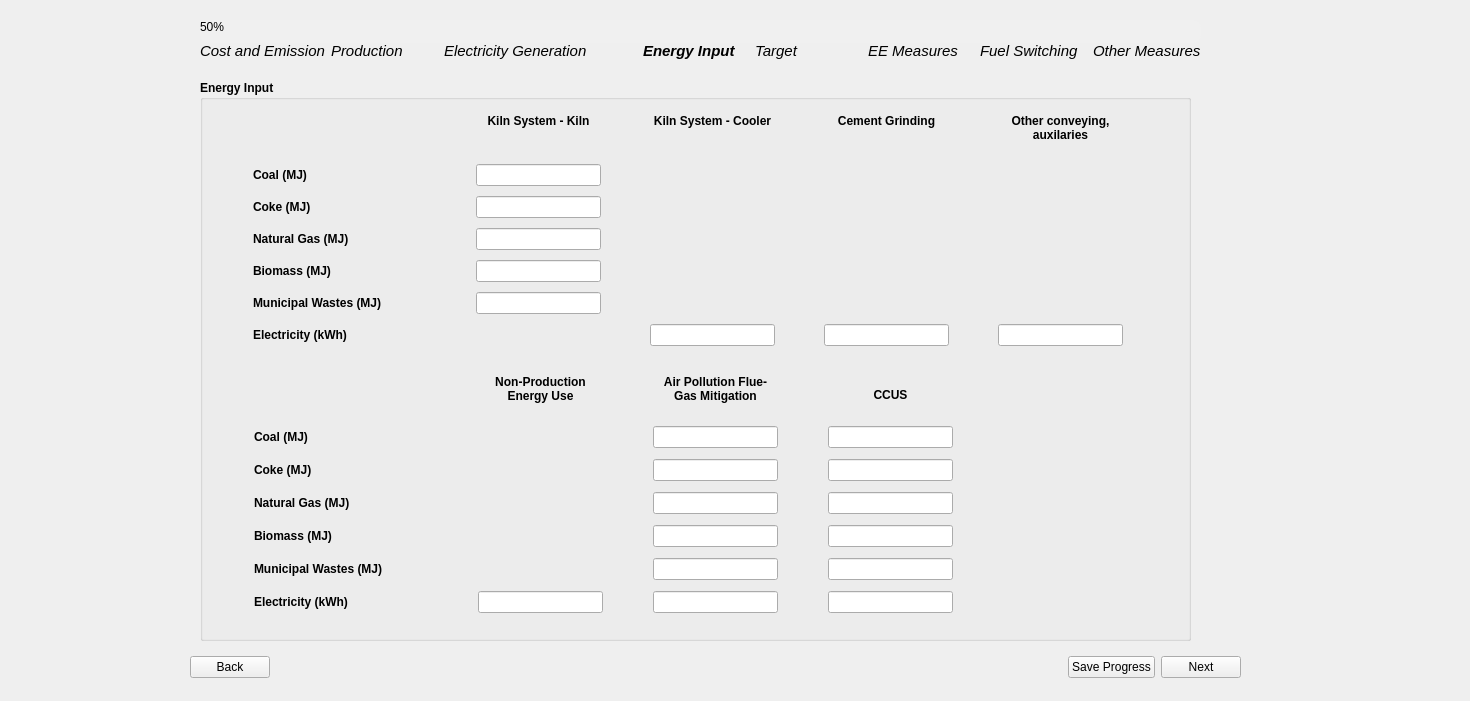
<?xml version="1.0" encoding="UTF-8"?>
<ui version="4.0">
 <class>Page6_EnergyInputDetailed_2</class>
 <widget class="QWidget" name="Page6_EnergyInputDetailed_2">
  <property name="geometry">
   <rect>
    <x>0</x>
    <y>0</y>
    <width>1470</width>
    <height>701</height>
   </rect>
  </property>
  <property name="sizePolicy">
   <sizepolicy hsizetype="Fixed" vsizetype="Fixed">
    <horstretch>0</horstretch>
    <verstretch>0</verstretch>
   </sizepolicy>
  </property>
  <property name="windowTitle">
   <string>Form</string>
  </property>
  <property name="styleSheet">
   <string notr="true"/>
  </property>
  <widget class="QWidget" name="layoutWidget">
   <property name="geometry">
    <rect>
     <x>190</x>
     <y>650</y>
     <width>1051</width>
     <height>35</height>
    </rect>
   </property>
   <layout class="QHBoxLayout" name="button_layout">
    <item>
     <widget class="QPushButton" name="backBtn">
      <property name="text">
       <string>Back</string>
      </property>
     </widget>
    </item>
    <item>
     <spacer name="horizontalSpacer">
      <property name="orientation">
       <enum>Qt::Horizontal</enum>
      </property>
      <property name="sizeHint" stdset="0">
       <size>
        <width>40</width>
        <height>20</height>
       </size>
      </property>
     </spacer>
    </item>
    <item>
     <widget class="QPushButton" name="saveBtn">
      <property name="text">
       <string>Save Progress</string>
      </property>
     </widget>
    </item>
    <item>
     <widget class="QPushButton" name="nextBtn">
      <property name="font">
       <font>
        <kerning>true</kerning>
       </font>
      </property>
      <property name="text">
       <string>Next</string>
      </property>
     </widget>
    </item>
   </layout>
  </widget>
  <widget class="QGroupBox" name="electricity_generation_group_3">
   <property name="geometry">
    <rect>
     <x>200</x>
     <y>80</y>
     <width>991</width>
     <height>561</height>
    </rect>
   </property>
   <property name="font">
    <font>
     <bold>true</bold>
    </font>
   </property>
   <property name="title">
    <string>Energy Input</string>
   </property>
   <widget class="QWidget" name="layoutWidget">
    <property name="geometry">
     <rect>
      <x>10</x>
      <y>30</y>
      <width>961</width>
      <height>241</height>
     </rect>
    </property>
    <layout class="QGridLayout" name="energy_input_gridLayout1">
     <property name="sizeConstraint">
      <enum>QLayout::SetNoConstraint</enum>
     </property>
     <item row="2" column="1">
      <widget class="QLineEdit" name="coke_kiln_kiln_page6_b">
       <property name="sizePolicy">
        <sizepolicy hsizetype="Fixed" vsizetype="Fixed">
         <horstretch>0</horstretch>
         <verstretch>0</verstretch>
        </sizepolicy>
       </property>
       <property name="text">
        <string/>
       </property>
       <property name="alignment">
        <set>Qt::AlignLeading|Qt::AlignLeft|Qt::AlignVCenter</set>
       </property>
      </widget>
     </item>
     <item row="6" column="0">
      <widget class="QLabel" name="electricity_detailed_page6_label">
       <property name="sizePolicy">
        <sizepolicy hsizetype="Expanding" vsizetype="Expanding">
         <horstretch>0</horstretch>
         <verstretch>0</verstretch>
        </sizepolicy>
       </property>
       <property name="maximumSize">
        <size>
         <width>145</width>
         <height>21</height>
        </size>
       </property>
       <property name="text">
        <string>Electricity (kWh)</string>
       </property>
      </widget>
     </item>
     <item row="0" column="4">
      <widget class="QLabel" name="grinding_label_page6">
       <property name="sizePolicy">
        <sizepolicy hsizetype="Expanding" vsizetype="Expanding">
         <horstretch>0</horstretch>
         <verstretch>0</verstretch>
        </sizepolicy>
       </property>
       <property name="minimumSize">
        <size>
         <width>125</width>
         <height>40</height>
        </size>
       </property>
       <property name="maximumSize">
        <size>
         <width>125</width>
         <height>40</height>
        </size>
       </property>
       <property name="font">
        <font>
         <bold>true</bold>
        </font>
       </property>
       <property name="text">
        <string>Other conveying, auxilaries</string>
       </property>
       <property name="alignment">
        <set>Qt::AlignHCenter|Qt::AlignTop</set>
       </property>
       <property name="wordWrap">
        <bool>true</bool>
       </property>
      </widget>
     </item>
     <item row="6" column="3">
      <widget class="QLineEdit" name="electricity_cement_grinding_page6_b">
       <property name="sizePolicy">
        <sizepolicy hsizetype="Fixed" vsizetype="Fixed">
         <horstretch>0</horstretch>
         <verstretch>0</verstretch>
        </sizepolicy>
       </property>
       <property name="text">
        <string/>
       </property>
      </widget>
     </item>
     <item row="1" column="1">
      <widget class="QLineEdit" name="coal_kiln_kiln_page6_b">
       <property name="sizePolicy">
        <sizepolicy hsizetype="Fixed" vsizetype="Fixed">
         <horstretch>0</horstretch>
         <verstretch>0</verstretch>
        </sizepolicy>
       </property>
       <property name="text">
        <string/>
       </property>
       <property name="alignment">
        <set>Qt::AlignLeading|Qt::AlignLeft|Qt::AlignVCenter</set>
       </property>
      </widget>
     </item>
     <item row="4" column="0">
      <widget class="QLabel" name="biomass_label_detailed_page6">
       <property name="sizePolicy">
        <sizepolicy hsizetype="Expanding" vsizetype="Expanding">
         <horstretch>0</horstretch>
         <verstretch>0</verstretch>
        </sizepolicy>
       </property>
       <property name="maximumSize">
        <size>
         <width>145</width>
         <height>21</height>
        </size>
       </property>
       <property name="text">
        <string>Biomass (MJ)</string>
       </property>
      </widget>
     </item>
     <item row="6" column="2">
      <widget class="QLineEdit" name="electricity_kiln_cooler_page6_b">
       <property name="sizePolicy">
        <sizepolicy hsizetype="Fixed" vsizetype="Fixed">
         <horstretch>0</horstretch>
         <verstretch>0</verstretch>
        </sizepolicy>
       </property>
       <property name="text">
        <string/>
       </property>
      </widget>
     </item>
     <item row="0" column="0">
      <widget class="QLabel" name="coal_label_detailed_page6_2">
       <property name="text">
        <string/>
       </property>
      </widget>
     </item>
     <item row="2" column="0">
      <widget class="QLabel" name="coke_label_detailed_page6">
       <property name="sizePolicy">
        <sizepolicy hsizetype="Expanding" vsizetype="Expanding">
         <horstretch>0</horstretch>
         <verstretch>0</verstretch>
        </sizepolicy>
       </property>
       <property name="minimumSize">
        <size>
         <width>174</width>
         <height>21</height>
        </size>
       </property>
       <property name="maximumSize">
        <size>
         <width>145</width>
         <height>21</height>
        </size>
       </property>
       <property name="text">
        <string>Coke (MJ)</string>
       </property>
      </widget>
     </item>
     <item row="0" column="1">
      <widget class="QLabel" name="conveying_label_page6">
       <property name="sizePolicy">
        <sizepolicy hsizetype="Expanding" vsizetype="Expanding">
         <horstretch>0</horstretch>
         <verstretch>0</verstretch>
        </sizepolicy>
       </property>
       <property name="minimumSize">
        <size>
         <width>0</width>
         <height>40</height>
        </size>
       </property>
       <property name="maximumSize">
        <size>
         <width>125</width>
         <height>40</height>
        </size>
       </property>
       <property name="font">
        <font>
         <bold>true</bold>
        </font>
       </property>
       <property name="text">
        <string>Kiln System - Kiln</string>
       </property>
       <property name="alignment">
        <set>Qt::AlignHCenter|Qt::AlignTop</set>
       </property>
       <property name="wordWrap">
        <bool>true</bool>
       </property>
      </widget>
     </item>
     <item row="3" column="1">
      <widget class="QLineEdit" name="natural_gas_kiln_kiln_page6_b">
       <property name="sizePolicy">
        <sizepolicy hsizetype="Fixed" vsizetype="Fixed">
         <horstretch>0</horstretch>
         <verstretch>0</verstretch>
        </sizepolicy>
       </property>
       <property name="text">
        <string/>
       </property>
      </widget>
     </item>
     <item row="6" column="4">
      <widget class="QLineEdit" name="electricity_other_conveying_page6_b">
       <property name="sizePolicy">
        <sizepolicy hsizetype="Fixed" vsizetype="Fixed">
         <horstretch>0</horstretch>
         <verstretch>0</verstretch>
        </sizepolicy>
       </property>
       <property name="text">
        <string/>
       </property>
      </widget>
     </item>
     <item row="1" column="0">
      <widget class="QLabel" name="coal_label_detailed_page6">
       <property name="sizePolicy">
        <sizepolicy hsizetype="Expanding" vsizetype="Expanding">
         <horstretch>0</horstretch>
         <verstretch>0</verstretch>
        </sizepolicy>
       </property>
       <property name="minimumSize">
        <size>
         <width>145</width>
         <height>21</height>
        </size>
       </property>
       <property name="maximumSize">
        <size>
         <width>145</width>
         <height>21</height>
        </size>
       </property>
       <property name="text">
        <string>Coal (MJ)</string>
       </property>
      </widget>
     </item>
     <item row="4" column="1">
      <widget class="QLineEdit" name="biomass_kiln_kiln_page6_b">
       <property name="sizePolicy">
        <sizepolicy hsizetype="Fixed" vsizetype="Fixed">
         <horstretch>0</horstretch>
         <verstretch>0</verstretch>
        </sizepolicy>
       </property>
       <property name="text">
        <string/>
       </property>
      </widget>
     </item>
     <item row="0" column="2">
      <widget class="QLabel" name="preblending_label_page6">
       <property name="sizePolicy">
        <sizepolicy hsizetype="Expanding" vsizetype="Expanding">
         <horstretch>0</horstretch>
         <verstretch>0</verstretch>
        </sizepolicy>
       </property>
       <property name="minimumSize">
        <size>
         <width>125</width>
         <height>40</height>
        </size>
       </property>
       <property name="maximumSize">
        <size>
         <width>125</width>
         <height>40</height>
        </size>
       </property>
       <property name="font">
        <font>
         <bold>true</bold>
        </font>
       </property>
       <property name="text">
        <string>Kiln System - Cooler</string>
       </property>
       <property name="alignment">
        <set>Qt::AlignHCenter|Qt::AlignTop</set>
       </property>
       <property name="wordWrap">
        <bool>true</bool>
       </property>
      </widget>
     </item>
     <item row="5" column="0">
      <widget class="QLabel" name="municipal_wastes_label_detailed_page6">
       <property name="sizePolicy">
        <sizepolicy hsizetype="Expanding" vsizetype="Expanding">
         <horstretch>0</horstretch>
         <verstretch>0</verstretch>
        </sizepolicy>
       </property>
       <property name="maximumSize">
        <size>
         <width>145</width>
         <height>21</height>
        </size>
       </property>
       <property name="text">
        <string>Municipal Wastes (MJ)</string>
       </property>
      </widget>
     </item>
     <item row="0" column="3">
      <widget class="QLabel" name="crushing_label_page6">
       <property name="sizePolicy">
        <sizepolicy hsizetype="Expanding" vsizetype="Expanding">
         <horstretch>0</horstretch>
         <verstretch>0</verstretch>
        </sizepolicy>
       </property>
       <property name="minimumSize">
        <size>
         <width>125</width>
         <height>40</height>
        </size>
       </property>
       <property name="maximumSize">
        <size>
         <width>125</width>
         <height>40</height>
        </size>
       </property>
       <property name="font">
        <font>
         <bold>true</bold>
        </font>
       </property>
       <property name="text">
        <string>Cement Grinding</string>
       </property>
       <property name="alignment">
        <set>Qt::AlignHCenter|Qt::AlignTop</set>
       </property>
       <property name="wordWrap">
        <bool>true</bool>
       </property>
      </widget>
     </item>
     <item row="3" column="0">
      <widget class="QLabel" name="natural_gas_label_detailed_page6">
       <property name="sizePolicy">
        <sizepolicy hsizetype="Expanding" vsizetype="Expanding">
         <horstretch>0</horstretch>
         <verstretch>0</verstretch>
        </sizepolicy>
       </property>
       <property name="maximumSize">
        <size>
         <width>145</width>
         <height>21</height>
        </size>
       </property>
       <property name="text">
        <string>Natural Gas (MJ)</string>
       </property>
      </widget>
     </item>
     <item row="5" column="1">
      <widget class="QLineEdit" name="msw_kiln_kiln_page6_b">
       <property name="sizePolicy">
        <sizepolicy hsizetype="Fixed" vsizetype="Fixed">
         <horstretch>0</horstretch>
         <verstretch>0</verstretch>
        </sizepolicy>
       </property>
       <property name="text">
        <string/>
       </property>
      </widget>
     </item>
    </layout>
   </widget>
   <widget class="QWidget" name="layoutWidget_2">
    <property name="geometry">
     <rect>
      <x>10</x>
      <y>290</y>
      <width>961</width>
      <height>251</height>
     </rect>
    </property>
    <layout class="QGridLayout" name="energy_input_gridLayout1_2">
     <property name="sizeConstraint">
      <enum>QLayout::SetNoConstraint</enum>
     </property>
     <item row="6" column="0">
      <widget class="QLabel" name="electricity_detailed_page6_label_2">
       <property name="sizePolicy">
        <sizepolicy hsizetype="Expanding" vsizetype="Expanding">
         <horstretch>0</horstretch>
         <verstretch>0</verstretch>
        </sizepolicy>
       </property>
       <property name="maximumSize">
        <size>
         <width>145</width>
         <height>21</height>
        </size>
       </property>
       <property name="text">
        <string>Electricity (kWh)</string>
       </property>
      </widget>
     </item>
     <item row="0" column="4">
      <widget class="QLabel" name="grinding_label_page6_2">
       <property name="sizePolicy">
        <sizepolicy hsizetype="Expanding" vsizetype="Expanding">
         <horstretch>0</horstretch>
         <verstretch>0</verstretch>
        </sizepolicy>
       </property>
       <property name="minimumSize">
        <size>
         <width>120</width>
         <height>25</height>
        </size>
       </property>
       <property name="maximumSize">
        <size>
         <width>120</width>
         <height>25</height>
        </size>
       </property>
       <property name="font">
        <font>
         <bold>true</bold>
        </font>
       </property>
       <property name="text">
        <string/>
       </property>
       <property name="alignment">
        <set>Qt::AlignCenter</set>
       </property>
       <property name="wordWrap">
        <bool>true</bool>
       </property>
      </widget>
     </item>
     <item row="6" column="3">
      <widget class="QLineEdit" name="electricity_ccus_page6_b">
       <property name="sizePolicy">
        <sizepolicy hsizetype="Fixed" vsizetype="Fixed">
         <horstretch>0</horstretch>
         <verstretch>0</verstretch>
        </sizepolicy>
       </property>
       <property name="text">
        <string/>
       </property>
      </widget>
     </item>
     <item row="4" column="3">
      <widget class="QLineEdit" name="biomass_ccus_page6_b">
       <property name="sizePolicy">
        <sizepolicy hsizetype="Fixed" vsizetype="Fixed">
         <horstretch>0</horstretch>
         <verstretch>0</verstretch>
        </sizepolicy>
       </property>
       <property name="text">
        <string/>
       </property>
      </widget>
     </item>
     <item row="5" column="3">
      <widget class="QLineEdit" name="msw_ccus_page6_b">
       <property name="sizePolicy">
        <sizepolicy hsizetype="Fixed" vsizetype="Fixed">
         <horstretch>0</horstretch>
         <verstretch>0</verstretch>
        </sizepolicy>
       </property>
       <property name="text">
        <string/>
       </property>
      </widget>
     </item>
     <item row="4" column="0">
      <widget class="QLabel" name="biomass_label_detailed_page6_2">
       <property name="sizePolicy">
        <sizepolicy hsizetype="Expanding" vsizetype="Expanding">
         <horstretch>0</horstretch>
         <verstretch>0</verstretch>
        </sizepolicy>
       </property>
       <property name="maximumSize">
        <size>
         <width>145</width>
         <height>21</height>
        </size>
       </property>
       <property name="text">
        <string>Biomass (MJ)</string>
       </property>
      </widget>
     </item>
     <item row="1" column="3">
      <widget class="QLineEdit" name="coal_ccus_page6_b">
       <property name="sizePolicy">
        <sizepolicy hsizetype="Fixed" vsizetype="Fixed">
         <horstretch>0</horstretch>
         <verstretch>0</verstretch>
        </sizepolicy>
       </property>
       <property name="text">
        <string/>
       </property>
      </widget>
     </item>
     <item row="3" column="3">
      <widget class="QLineEdit" name="natural_gas_ccus_page6_b">
       <property name="sizePolicy">
        <sizepolicy hsizetype="Fixed" vsizetype="Fixed">
         <horstretch>0</horstretch>
         <verstretch>0</verstretch>
        </sizepolicy>
       </property>
       <property name="text">
        <string/>
       </property>
      </widget>
     </item>
     <item row="6" column="2">
      <widget class="QLineEdit" name="electricity_air_pollution_page6_b">
       <property name="sizePolicy">
        <sizepolicy hsizetype="Fixed" vsizetype="Fixed">
         <horstretch>0</horstretch>
         <verstretch>0</verstretch>
        </sizepolicy>
       </property>
       <property name="text">
        <string/>
       </property>
      </widget>
     </item>
     <item row="5" column="2">
      <widget class="QLineEdit" name="msw_air_pollution_page6_b">
       <property name="sizePolicy">
        <sizepolicy hsizetype="Fixed" vsizetype="Fixed">
         <horstretch>0</horstretch>
         <verstretch>0</verstretch>
        </sizepolicy>
       </property>
       <property name="text">
        <string/>
       </property>
      </widget>
     </item>
     <item row="0" column="0">
      <widget class="QLabel" name="coal_label_detailed_page6_3">
       <property name="text">
        <string/>
       </property>
      </widget>
     </item>
     <item row="2" column="0">
      <widget class="QLabel" name="coke_label_detailed_page6_2">
       <property name="sizePolicy">
        <sizepolicy hsizetype="Expanding" vsizetype="Expanding">
         <horstretch>0</horstretch>
         <verstretch>0</verstretch>
        </sizepolicy>
       </property>
       <property name="minimumSize">
        <size>
         <width>174</width>
         <height>21</height>
        </size>
       </property>
       <property name="maximumSize">
        <size>
         <width>145</width>
         <height>21</height>
        </size>
       </property>
       <property name="text">
        <string>Coke (MJ)</string>
       </property>
      </widget>
     </item>
     <item row="0" column="1">
      <widget class="QLabel" name="conveying_label_page6_2">
       <property name="sizePolicy">
        <sizepolicy hsizetype="Expanding" vsizetype="Expanding">
         <horstretch>0</horstretch>
         <verstretch>0</verstretch>
        </sizepolicy>
       </property>
       <property name="minimumSize">
        <size>
         <width>125</width>
         <height>40</height>
        </size>
       </property>
       <property name="maximumSize">
        <size>
         <width>125</width>
         <height>40</height>
        </size>
       </property>
       <property name="font">
        <font>
         <bold>true</bold>
        </font>
       </property>
       <property name="text">
        <string>Non-Production Energy Use</string>
       </property>
       <property name="alignment">
        <set>Qt::AlignHCenter|Qt::AlignTop</set>
       </property>
       <property name="wordWrap">
        <bool>true</bool>
       </property>
      </widget>
     </item>
     <item row="3" column="2">
      <widget class="QLineEdit" name="natural_gas_air_pollution_page6_b">
       <property name="sizePolicy">
        <sizepolicy hsizetype="Fixed" vsizetype="Fixed">
         <horstretch>0</horstretch>
         <verstretch>0</verstretch>
        </sizepolicy>
       </property>
       <property name="text">
        <string/>
       </property>
      </widget>
     </item>
     <item row="1" column="2">
      <widget class="QLineEdit" name="coal_air_pollution_page6_b">
       <property name="sizePolicy">
        <sizepolicy hsizetype="Fixed" vsizetype="Fixed">
         <horstretch>0</horstretch>
         <verstretch>0</verstretch>
        </sizepolicy>
       </property>
       <property name="text">
        <string/>
       </property>
      </widget>
     </item>
     <item row="4" column="2">
      <widget class="QLineEdit" name="biomass_air_pollution_page6_b">
       <property name="sizePolicy">
        <sizepolicy hsizetype="Fixed" vsizetype="Fixed">
         <horstretch>0</horstretch>
         <verstretch>0</verstretch>
        </sizepolicy>
       </property>
       <property name="text">
        <string/>
       </property>
      </widget>
     </item>
     <item row="6" column="1">
      <widget class="QLineEdit" name="electricity_non_production_page6_b">
       <property name="sizePolicy">
        <sizepolicy hsizetype="Fixed" vsizetype="Fixed">
         <horstretch>0</horstretch>
         <verstretch>0</verstretch>
        </sizepolicy>
       </property>
       <property name="text">
        <string/>
       </property>
      </widget>
     </item>
     <item row="1" column="0">
      <widget class="QLabel" name="coal_label_detailed_page6_4">
       <property name="sizePolicy">
        <sizepolicy hsizetype="Expanding" vsizetype="Expanding">
         <horstretch>0</horstretch>
         <verstretch>0</verstretch>
        </sizepolicy>
       </property>
       <property name="minimumSize">
        <size>
         <width>145</width>
         <height>21</height>
        </size>
       </property>
       <property name="maximumSize">
        <size>
         <width>145</width>
         <height>21</height>
        </size>
       </property>
       <property name="text">
        <string>Coal (MJ)</string>
       </property>
      </widget>
     </item>
     <item row="0" column="2">
      <widget class="QLabel" name="preblending_label_page6_2">
       <property name="sizePolicy">
        <sizepolicy hsizetype="Expanding" vsizetype="Expanding">
         <horstretch>0</horstretch>
         <verstretch>0</verstretch>
        </sizepolicy>
       </property>
       <property name="minimumSize">
        <size>
         <width>125</width>
         <height>40</height>
        </size>
       </property>
       <property name="maximumSize">
        <size>
         <width>125</width>
         <height>40</height>
        </size>
       </property>
       <property name="font">
        <font>
         <bold>true</bold>
        </font>
       </property>
       <property name="text">
        <string>Air Pollution Flue-Gas Mitigation</string>
       </property>
       <property name="alignment">
        <set>Qt::AlignHCenter|Qt::AlignTop</set>
       </property>
       <property name="wordWrap">
        <bool>true</bool>
       </property>
      </widget>
     </item>
     <item row="5" column="0">
      <widget class="QLabel" name="municipal_wastes_label_detailed_page6_2">
       <property name="sizePolicy">
        <sizepolicy hsizetype="Expanding" vsizetype="Expanding">
         <horstretch>0</horstretch>
         <verstretch>0</verstretch>
        </sizepolicy>
       </property>
       <property name="maximumSize">
        <size>
         <width>145</width>
         <height>21</height>
        </size>
       </property>
       <property name="text">
        <string>Municipal Wastes (MJ)</string>
       </property>
      </widget>
     </item>
     <item row="2" column="3">
      <widget class="QLineEdit" name="coke_ccus_page6_b">
       <property name="sizePolicy">
        <sizepolicy hsizetype="Fixed" vsizetype="Fixed">
         <horstretch>0</horstretch>
         <verstretch>0</verstretch>
        </sizepolicy>
       </property>
       <property name="text">
        <string/>
       </property>
      </widget>
     </item>
     <item row="2" column="2">
      <widget class="QLineEdit" name="coke_air_pollution_page6_b">
       <property name="sizePolicy">
        <sizepolicy hsizetype="Fixed" vsizetype="Fixed">
         <horstretch>0</horstretch>
         <verstretch>0</verstretch>
        </sizepolicy>
       </property>
       <property name="text">
        <string/>
       </property>
      </widget>
     </item>
     <item row="0" column="3">
      <widget class="QLabel" name="crushing_label_page6_2">
       <property name="sizePolicy">
        <sizepolicy hsizetype="Expanding" vsizetype="Expanding">
         <horstretch>0</horstretch>
         <verstretch>0</verstretch>
        </sizepolicy>
       </property>
       <property name="minimumSize">
        <size>
         <width>125</width>
         <height>40</height>
        </size>
       </property>
       <property name="maximumSize">
        <size>
         <width>125</width>
         <height>40</height>
        </size>
       </property>
       <property name="font">
        <font>
         <bold>true</bold>
        </font>
       </property>
       <property name="text">
        <string>CCUS</string>
       </property>
       <property name="alignment">
        <set>Qt::AlignCenter</set>
       </property>
      </widget>
     </item>
     <item row="3" column="0">
      <widget class="QLabel" name="natural_gas_label_detailed_page6_2">
       <property name="sizePolicy">
        <sizepolicy hsizetype="Expanding" vsizetype="Expanding">
         <horstretch>0</horstretch>
         <verstretch>0</verstretch>
        </sizepolicy>
       </property>
       <property name="maximumSize">
        <size>
         <width>145</width>
         <height>21</height>
        </size>
       </property>
       <property name="text">
        <string>Natural Gas (MJ)</string>
       </property>
      </widget>
     </item>
    </layout>
   </widget>
  </widget>
  <widget class="QLabel" name="side_image">
   <property name="geometry">
    <rect>
     <x>0</x>
     <y>-30</y>
     <width>171</width>
     <height>761</height>
    </rect>
   </property>
   <property name="text">
    <string/>
   </property>
   <property name="pixmap">
    <pixmap>../images/BEST_side_abstract.png</pixmap>
   </property>
  </widget>
  <widget class="QProgressBar" name="progressBar">
   <property name="geometry">
    <rect>
     <x>200</x>
     <y>20</y>
     <width>1001</width>
     <height>23</height>
    </rect>
   </property>
   <property name="styleSheet">
    <string notr="true">QProgressBar {
    background-color: #F0F0F0;
    border: none;
	border-radius: 8px;
}
QProgressBar::chunk {
	border-radius: 8px;
    background: QLinearGradient(
        x1: 0, y1: 0, x2: 1, y2: 0,
        stop: 0 #33bef0,   /* Light Blue */
        stop: 1 #77d695    /* Light Green */
    );
}</string>
   </property>
   <property name="value">
    <number>50</number>
   </property>
  </widget>
  <widget class="QWidget" name="layoutWidget_3">
   <property name="geometry">
    <rect>
     <x>200</x>
     <y>40</y>
     <width>1001</width>
     <height>22</height>
    </rect>
   </property>
   <layout class="QGridLayout" name="gridLayout_11">
    <item row="0" column="0">
     <widget class="QLabel" name="label">
      <property name="font">
       <font>
        <pointsize>11</pointsize>
        <italic>true</italic>
        <bold>false</bold>
       </font>
      </property>
      <property name="text">
       <string>Cost and Emission</string>
      </property>
     </widget>
    </item>
    <item row="0" column="1">
     <widget class="QLabel" name="label_2">
      <property name="font">
       <font>
        <pointsize>11</pointsize>
        <italic>true</italic>
       </font>
      </property>
      <property name="text">
       <string>Production</string>
      </property>
     </widget>
    </item>
    <item row="0" column="2">
     <widget class="QLabel" name="label_4">
      <property name="font">
       <font>
        <pointsize>11</pointsize>
        <italic>true</italic>
       </font>
      </property>
      <property name="text">
       <string>Electricity Generation            </string>
      </property>
     </widget>
    </item>
    <item row="0" column="3">
     <widget class="QLabel" name="label_5">
      <property name="font">
       <font>
        <pointsize>11</pointsize>
        <italic>true</italic>
        <bold>true</bold>
       </font>
      </property>
      <property name="text">
       <string>Energy Input</string>
      </property>
     </widget>
    </item>
    <item row="0" column="4">
     <widget class="QLabel" name="label_6">
      <property name="font">
       <font>
        <pointsize>11</pointsize>
        <italic>true</italic>
        <bold>false</bold>
       </font>
      </property>
      <property name="text">
       <string>Target</string>
      </property>
     </widget>
    </item>
    <item row="0" column="5">
     <widget class="QLabel" name="label_7">
      <property name="font">
       <font>
        <pointsize>11</pointsize>
        <italic>true</italic>
       </font>
      </property>
      <property name="text">
       <string>EE Measures</string>
      </property>
     </widget>
    </item>
    <item row="0" column="6">
     <widget class="QLabel" name="label_8">
      <property name="font">
       <font>
        <pointsize>11</pointsize>
        <italic>true</italic>
       </font>
      </property>
      <property name="text">
       <string>Fuel Switching</string>
      </property>
     </widget>
    </item>
    <item row="0" column="7">
     <widget class="QLabel" name="label_9">
      <property name="font">
       <font>
        <pointsize>11</pointsize>
        <italic>true</italic>
       </font>
      </property>
      <property name="text">
       <string>Other Measures</string>
      </property>
     </widget>
    </item>
   </layout>
  </widget>
 </widget>
 <tabstops>
  <tabstop>coal_kiln_kiln_page6_b</tabstop>
  <tabstop>coke_kiln_kiln_page6_b</tabstop>
  <tabstop>natural_gas_kiln_kiln_page6_b</tabstop>
  <tabstop>biomass_kiln_kiln_page6_b</tabstop>
  <tabstop>msw_kiln_kiln_page6_b</tabstop>
  <tabstop>electricity_kiln_cooler_page6_b</tabstop>
  <tabstop>electricity_cement_grinding_page6_b</tabstop>
  <tabstop>electricity_other_conveying_page6_b</tabstop>
  <tabstop>electricity_non_production_page6_b</tabstop>
  <tabstop>coal_air_pollution_page6_b</tabstop>
  <tabstop>coke_air_pollution_page6_b</tabstop>
  <tabstop>natural_gas_air_pollution_page6_b</tabstop>
  <tabstop>biomass_air_pollution_page6_b</tabstop>
  <tabstop>msw_air_pollution_page6_b</tabstop>
  <tabstop>electricity_air_pollution_page6_b</tabstop>
  <tabstop>coal_ccus_page6_b</tabstop>
  <tabstop>coke_ccus_page6_b</tabstop>
  <tabstop>natural_gas_ccus_page6_b</tabstop>
  <tabstop>biomass_ccus_page6_b</tabstop>
  <tabstop>msw_ccus_page6_b</tabstop>
  <tabstop>electricity_ccus_page6_b</tabstop>
  <tabstop>saveBtn</tabstop>
  <tabstop>nextBtn</tabstop>
  <tabstop>backBtn</tabstop>
 </tabstops>
 <resources/>
 <connections/>
</ui>
